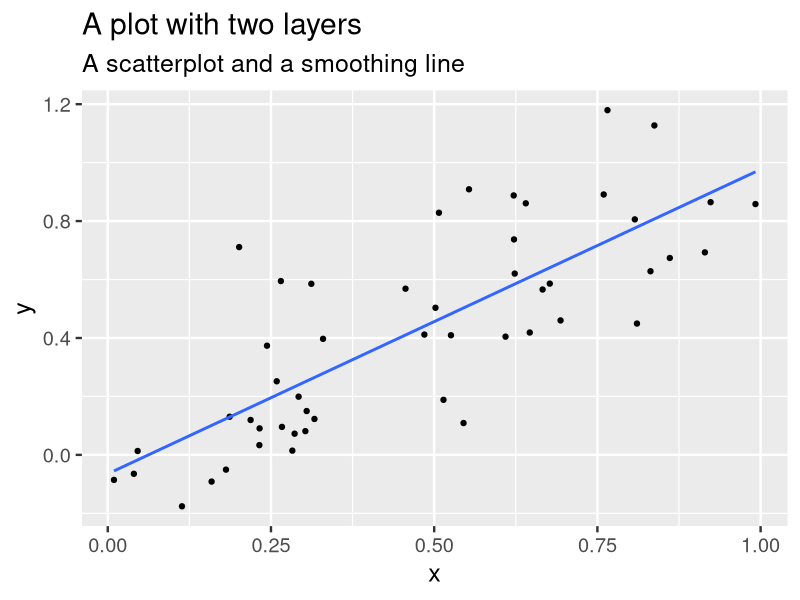
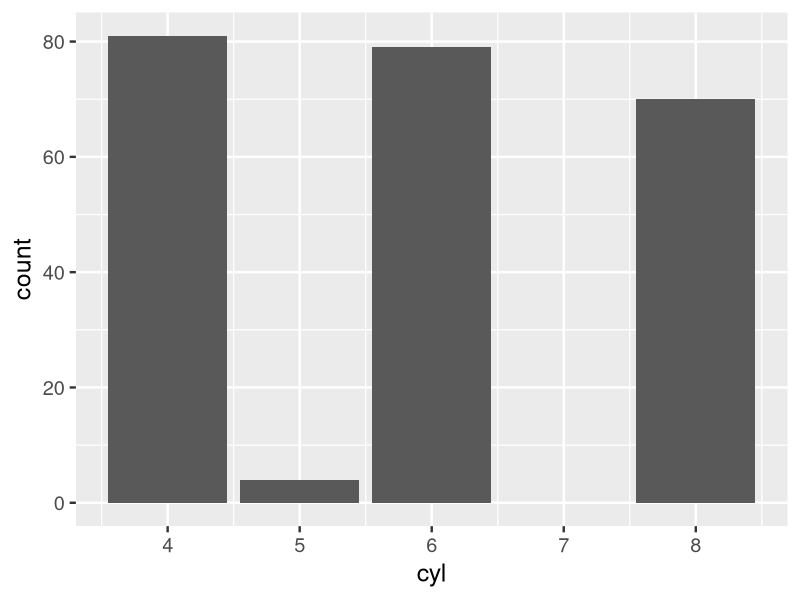
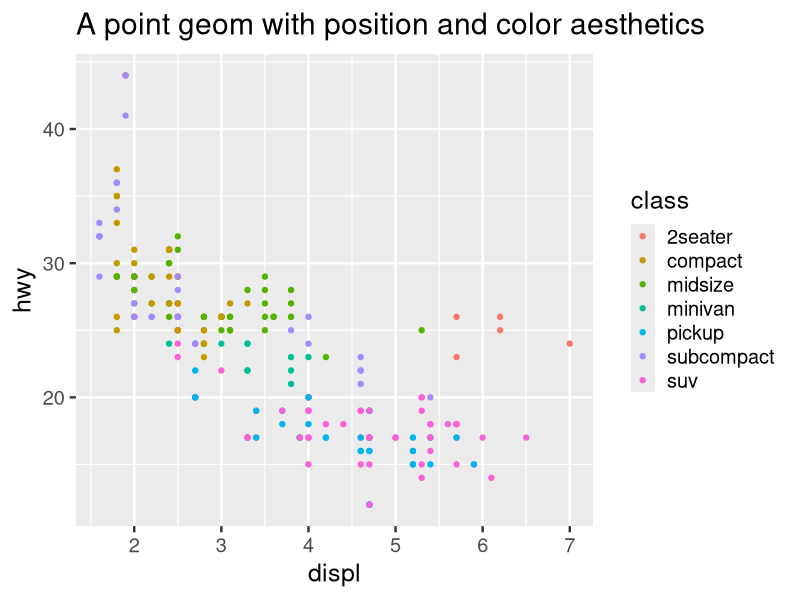
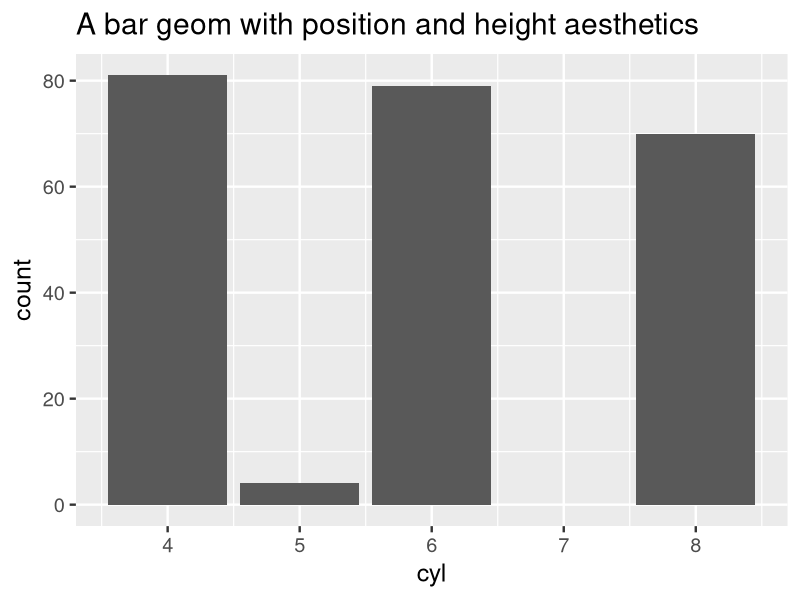
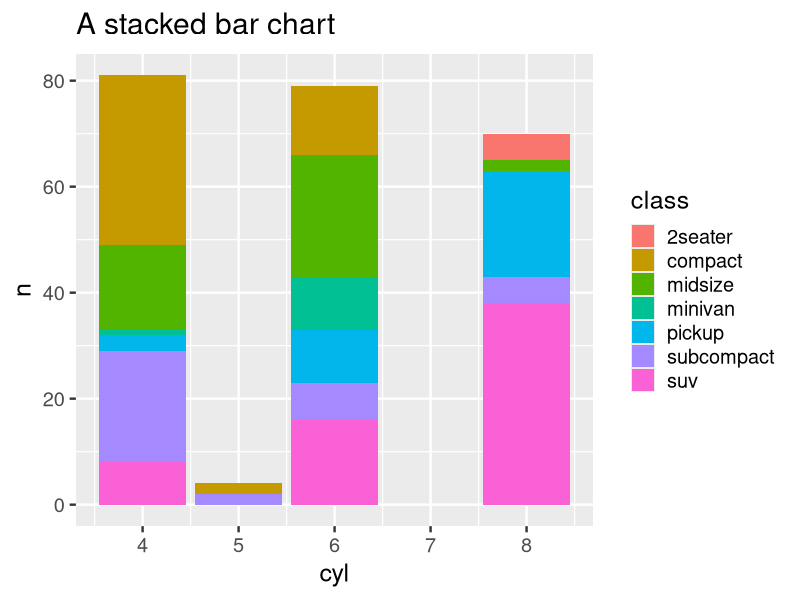
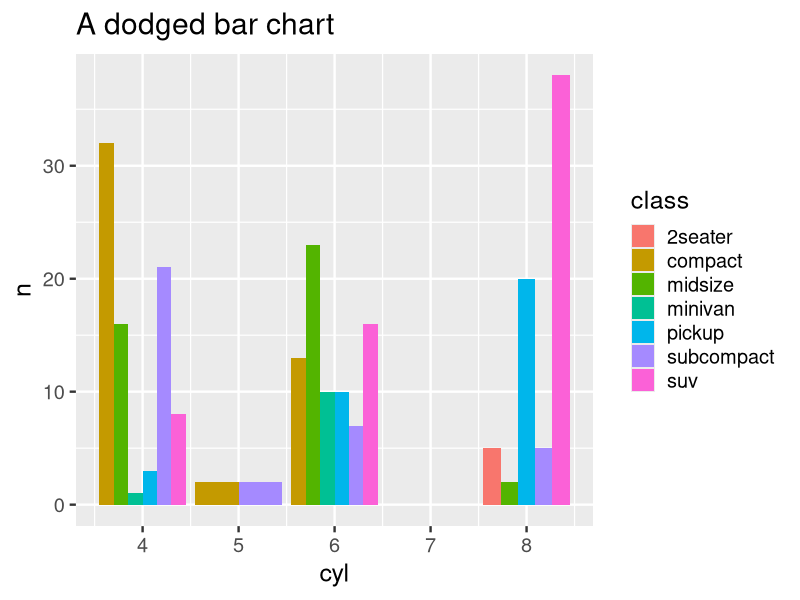
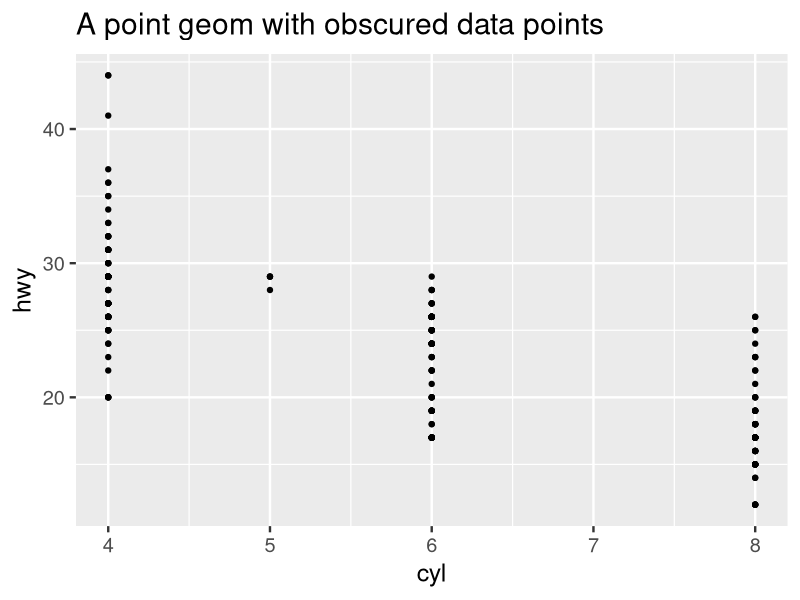
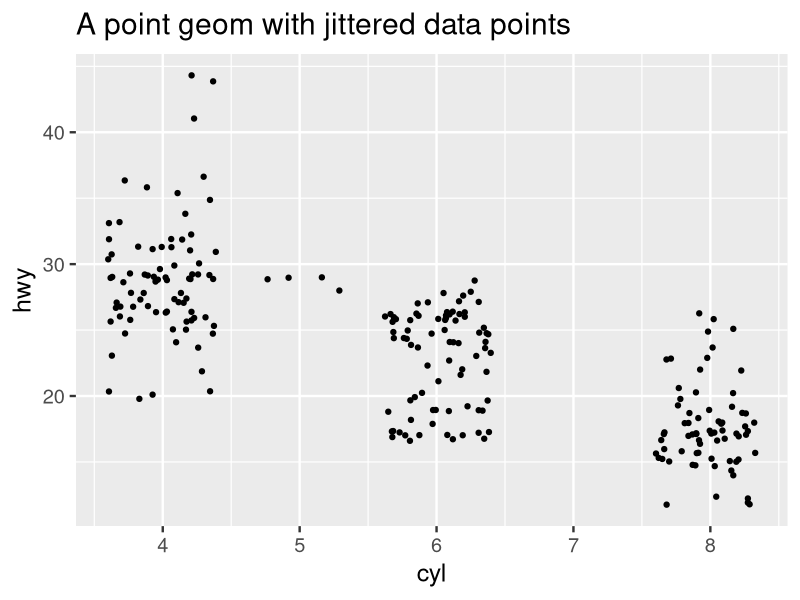

Generate these figures, in order, with R: (Note: this script raises an error after producing the figures.)
## ---- chunk 1
knitr::opts_chunk$set(cache = TRUE, echo = FALSE, message = FALSE, warning = FALSE)
## ---- chunk 2
library(tidyverse)
library(knitr)
library(broom)
library(stringr)

options(digits = 3)
set.seed(1234)

theme_set(theme_gray(base_size = 18))
## ---- chunk 3
set.seed(1234)

data_frame(x = runif(50),
           y = x + rnorm(50, 0, .2)) %>%
  ggplot(aes(x, y)) +
  geom_point() +
  geom_smooth(method = "lm", se = FALSE) +
  labs(title = "A plot with two layers",
       subtitle = "A scatterplot and a smoothing line")
## ---- chunk 4
mpg
## ---- chunk 5
mpg %>%
  select(displ, hwy)
## ---- chunk 6
mpg %>%
  select(displ, hwy) %>%
  rename(x = displ,
         y = hwy)
## ---- chunk 7
mpg %>%
  select(cyl)
## ---- chunk 8
mpg %>%
  count(cyl)
## ---- chunk 9
ggplot(mpg, aes(cyl)) +
  geom_bar()
## ---- chunk 10
ggplot(mpg, aes(displ, hwy, color = class)) +
  geom_point() +
  ggtitle("A point geom with position and color aesthetics")
## ---- chunk 11
ggplot(mpg, aes(cyl)) +
  geom_bar() +
  ggtitle("A bar geom with position and height aesthetics")
## ---- chunk 12
count(mpg, class, cyl) %>%
  ggplot(aes(cyl, n, fill = class)) +
  geom_bar(stat = "identity") +
  ggtitle("A stacked bar chart")
## ---- chunk 13
count(mpg, class, cyl) %>%
  ggplot(aes(cyl, n, fill = class)) +
  geom_bar(stat = "identity", position = "dodge") +
  ggtitle("A dodged bar chart")
## ---- chunk 14
ggplot(mpg, aes(cyl, hwy)) +
  geom_point() +
  ggtitle("A point geom with obscured data points")
## ---- chunk 15
ggplot(mpg, aes(cyl, hwy)) +
  geom_jitter() +
  ggtitle("A point geom with jittered data points")
## ---- chunk 16
ggplot(mpg, aes(displ, hwy, color = class)) +
  geom_point() +
  guides(color = guide_legend(override.aes = list(size = 4)))
## ---- chunk 17
ggplot(mpg, aes(displ, hwy, color = class)) +
  geom_point() +
  scale_color_brewer(palette = "Dark2") +
  guides(color = guide_legend(override.aes = list(size = 4)))
## ---- chunk 18
x1 <- c(1, 10)
y1 <- c(1, 5)
p <- qplot(x1, y1, geom = "blank", xlab = NULL, ylab = NULL) +
  theme_bw(base_size = 24)
p
## ---- chunk 19
p + coord_trans(y = "log10")
## ---- chunk 20
p + coord_polar()
## ---- chunk 21
ggplot(mpg, aes(displ, hwy)) +
  geom_point() +
  facet_wrap(~class)
## ---- chunk 22

## ---- chunk 23
ggplot(mpg, aes(displ, hwy)) +
  geom_point() +
  geom_smooth()
## ---- chunk 24
ggplot(mpg) +
  geom_point(aes(displ, hwy)) +
  geom_smooth()
## ---- chunk 25
troops <- read_table("data/minard-troops.txt")
cities <- read_table("data/minard-cities.txt")
## ---- chunk 26
troops
cities
## ---- chunk 27
plot_troops <- ggplot(troops, aes(long, lat)) +
  geom_path(aes(size = survivors,
                color = direction,
                group = group))
plot_troops
## ---- chunk 28
plot_both <- plot_troops + 
  geom_text(data = cities, aes(label = city), size = 4)
plot_both
## ---- chunk 29
plot_polished <- plot_both + 
  scale_size(range = c(0, 12),
             breaks = c(10000, 20000, 30000),
             labels = c("10,000", "20,000", "30,000")) + 
  scale_color_manual(values = c("tan", "grey50")) +
  coord_map() +
  labs(title = "Map of Napoleon's Russian campaign of 1812",
       x = NULL,
       y = NULL)
plot_polished
## ---- chunk 30
plot_polished +
  theme_void() +
  theme(legend.position = "none")
